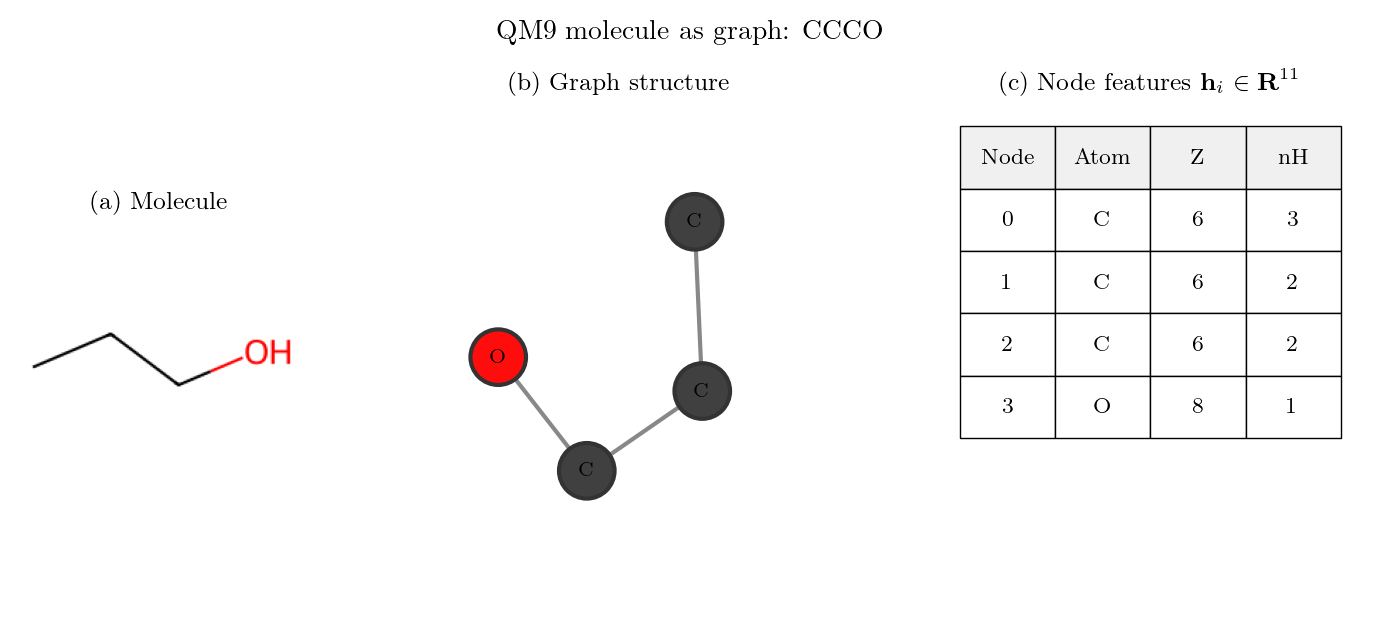

Python code for this plot:
"""
QM9 graph structure visualization for lecture notes.
Shows a molecule alongside its explicit graph representation with features.
"""

import matplotlib.pyplot as plt
import numpy as np
from pathlib import Path
from rdkit import Chem
from rdkit.Chem import Draw, AllChem
from torch_geometric.datasets import QM9
import networkx as nx

# Load publication style
plt.style.use(Path("~/.claude/skills/matplotlib-publication/matplotlibrc").expanduser())

DOUBLE_COL = 6.75

# Colors for atoms
ATOM_COLORS = {
    'H': '#FFFFFF',  # white
    'C': '#404040',  # dark gray
    'N': '#3050F8',  # blue
    'O': '#FF0D0D',  # red
    'F': '#90E050',  # green
}
ATOM_TYPES = ['H', 'C', 'N', 'O', 'F']

# Load QM9
dataset = QM9(root='./data/qm9')
raw_path = Path('./data/qm9/raw/gdb9.sdf')
supplier = Chem.SDMolSupplier(str(raw_path), removeHs=False)

# Propanol (CCCO) - simple chain molecule
mol_idx = 39

data = dataset[mol_idx]
mol = supplier[mol_idx]
smiles = Chem.MolToSmiles(Chem.RemoveHs(mol))

# Create figure
fig = plt.figure(figsize=(DOUBLE_COL, 2.8))

# Three panels: molecule image | graph structure | feature table
gs = fig.add_gridspec(1, 3, width_ratios=[1, 1.3, 1.5], wspace=0.3)

# Panel 1: RDKit molecule image
ax1 = fig.add_subplot(gs[0])
mol_no_h = Chem.RemoveHs(mol)
AllChem.Compute2DCoords(mol_no_h)
img = Draw.MolToImage(mol_no_h, size=(200, 200))
ax1.imshow(img)
ax1.set_title('(a) Molecule', fontsize=9)
ax1.axis('off')

# Panel 2: Graph representation
ax2 = fig.add_subplot(gs[1])

# Build networkx graph from PyG data - excluding hydrogens for cleaner viz
G = nx.Graph()
num_nodes = data.num_nodes

# Map from original indices to new indices (excluding H)
old_to_new = {}
new_idx = 0

# Add nodes with atom labels (skip hydrogens)
for i in range(num_nodes):
    atom_idx = data.x[i][:5].argmax().item()
    atom = ATOM_TYPES[atom_idx]
    if atom != 'H':  # Skip hydrogens for cleaner visualization
        G.add_node(new_idx, atom=atom, orig_idx=i)
        old_to_new[i] = new_idx
        new_idx += 1

# Add edges (only between non-hydrogen atoms)
edge_index = data.edge_index
for i in range(edge_index.shape[1]):
    src, dst = edge_index[0, i].item(), edge_index[1, i].item()
    if src in old_to_new and dst in old_to_new and src < dst:
        G.add_edge(old_to_new[src], old_to_new[dst])

# Layout
pos = nx.spring_layout(G, seed=42, k=2)

# Draw edges
nx.draw_networkx_edges(G, pos, ax=ax2, edge_color='#888888', width=1.5)

# Draw nodes with atom colors
node_colors = [ATOM_COLORS[G.nodes[i]['atom']] for i in G.nodes()]
node_edge_colors = ['#333333' if G.nodes[i]['atom'] != 'H' else '#888888' for i in G.nodes()]
nx.draw_networkx_nodes(G, pos, ax=ax2, node_color=node_colors,
                       edgecolors=node_edge_colors, node_size=400, linewidths=1.5)

# Labels - simple text, no LaTeX subscripts
labels = {i: f"{G.nodes[i]['atom']}" for i in G.nodes()}
nx.draw_networkx_labels(G, pos, labels, ax=ax2, font_size=7)

ax2.set_title('(b) Graph structure', fontsize=9)
ax2.axis('off')
ax2.set_xlim(-1.5, 1.5)
ax2.set_ylim(-1.5, 1.5)

# Panel 3: Feature table
ax3 = fig.add_subplot(gs[2])
ax3.axis('off')
ax3.set_title(r'(c) Node features $\mathbf{h}_i \in \mathbf{R}^{11}$', fontsize=9)

# Create a compact table showing features for heavy atoms only
table_data = []
headers = ['Node', 'Atom', 'Z', 'nH']

# Show features for non-hydrogen atoms
for new_i, node in enumerate(G.nodes()):
    orig_i = G.nodes[node]['orig_idx']
    feat = data.x[orig_i]
    atom_idx = feat[:5].argmax().item()
    atom = ATOM_TYPES[atom_idx]
    atomic_num = int(feat[5].item())
    num_h = int(feat[10].item())
    table_data.append([str(new_i), atom, str(atomic_num), str(num_h)])
    if new_i >= 4:  # Show max 5 rows
        break

# Add table
table = ax3.table(cellText=table_data, colLabels=headers,
                  loc='upper center', cellLoc='center',
                  colColours=['#f0f0f0']*4,
                  bbox=[0.05, 0.35, 0.9, 0.6])
table.auto_set_font_size(False)
table.set_fontsize(8)

# No legend - keep it clean

plt.suptitle(f'QM9 molecule as graph: {smiles}', fontsize=10, fontweight='bold', y=1.08)

# Save
save_path = Path("/Users/smsharma/Projects/ds595-ai4science/notes/chapters/03-neural-networks/figures/qm9_graph_structure.pdf")
fig.savefig(save_path, bbox_inches='tight', pad_inches=0.1)
fig.savefig(save_path.with_suffix('.png'), dpi=200, bbox_inches='tight', pad_inches=0.1)
print(f"Saved to {save_path}")
